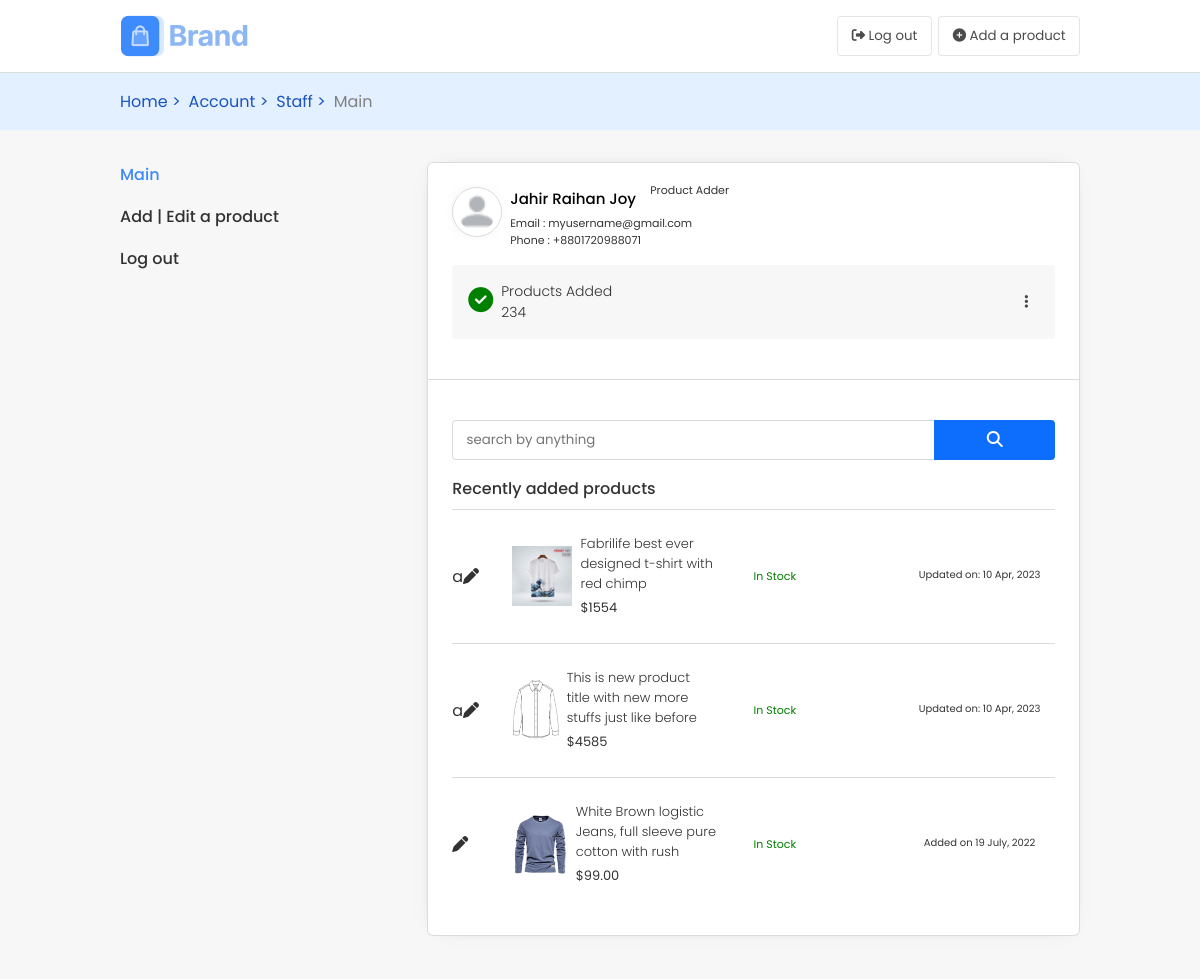
Screenshot of /account/staff-main-2/ (signed in) with the database file from the repository.
### products/models.py (models this page shows)
class Product(models.Model):
    product_title = models.CharField(max_length=200)
    product_code = models.CharField(max_length=15)
    product_price = models.IntegerField()
    product_category = models.ForeignKey(Category, on_delete=models.DO_NOTHING)
    color_type = models.CharField(max_length=100)
    yarn_type = models.CharField(max_length=100)
    yarn_count = models.IntegerField()
    brand = models.CharField(max_length=30)
    product_in_stock = models.BooleanField(default=True)
    product_tags = models.CharField(max_length=300)
    product_added_by = models.ForeignKey(User, on_delete=models.DO_NOTHING, default=1)
    product_last_update = models.DateTimeField(auto_now_add=True)
    product_type = models.CharField(max_length=40, null=True, blank=True)
    product_primary_image = models.ImageField(upload_to='product_primary_images/')
    product_more_information = models.CharField(max_length=200)
    product_search_keyword = models.CharField(max_length=400)
    on_discount = models.BooleanField(default=False)
    discount_percentage = models.IntegerField(default=0)
    discount_price = models.IntegerField(default=0)
    discount_reason = models.ForeignKey(DiscountReason, on_delete=models.DO_NOTHING, null=True, blank=True)
    discount_expiry = models.DateTimeField(null=True, blank=True)

### user/views.py (the view)
# urls.py: path('staff-main-2/', staff_main2, name='staff_main2'),
def staff_main2(request):
    if request.method == 'POST':
        pass
    products = Product.objects.filter(product_added_by=request.user)
    return render(request, 'staff2_main.html', {'products': products})

### templates/staff2_main.html (shortened to what this page needs)
{% extends 'index.html' %}
{% load static %}
    {% block cssfiles %}
        <link rel="stylesheet" href="{% static 'css/products.css' %}">
        <link rel="stylesheet" href="{% static 'css/page_profile.css' %}">
        <link rel="stylesheet" href="{% static 'css/staff_main.css' %}">
    {% endblock cssfiles %}
    {% block hclass_names %} class="staff-header" {% endblock hclass_names %}
    {% block nav_buttons %}
        <button class="nav-btns">
            <i class="fa fa-sign-out" aria-hidden="true"></i> Log out
        </button>
       <button class="nav-btns">
            <i class="fa fa-plus-circle" aria-hidden="true"></i> Add a product
        </button>
    {% endblock nav_buttons %}
    {% block container %}
        <div class="navigator-products">
            <div class="n-p-contents">
                <a href="{% url 'staff_main2' %}">Home > </a>
                <a href="{% url 'staff_main2' %}">Account ></a>
                <a href="{% url 'staff_main2' %}">Staff ></a>
                <a href="{% url 'staff_main2' %}" style="color:gray">Main</a>
            </div>
        </div>
        <div class="profile-container">
            <div class="profile-nav">
                <ul>
                    <a href="{% url 'staff_main2' %}"><li class="current-tab-profile">Main</li></a>
                    <a href="{% url 'add_products' %}"><li class="">Add | Edit a product</li></a>
                    <a href="#"><li class="">Log out</li></a>
                </ul>
            </div>
            <div class="profile-content">
                <div class="user-details">
                    <div class="user">
                        <div class="img">
                            <img src="../img/person.png" alt="">
                        </div>
                        <div class="name-email-phone">
                            <div class="staff-title">
                                <p class="name">Jahir Raihan Joy</p>
                                <p class="abs-tag">
                                    Product Adder
                                </p>
                            </div>
                            <div class="email-phone">
                                <p>Email : myusername@gmail.com</p>
                                <p>Phone : +8801720988071</p>
                            </div>
                        </div>
                    </div>
                    <div class="saved-addresses">
                        <div class="address">
                            <div class="address-info address-selected">
                                <div class="icon-and-info">
                                    <div class="img">
                                        <i class="fas fa-check-circle confirmed-icon"></i>
                                    </div>
                                    <div class="staff-main-c-c-orders-info">
                                        <p class="address-details">
                                            Products Added
                                        </p>
                                        <p class="address-details">234</p>
                                    </div>
                                </div>
                                <div class="three-dots">
                                    <i class="fa fa-ellipsis-v t-dots"
                                        onclick="document.getElementById('show-all-p-a').classList.toggle('d-none');"></i>
                                </div>
                            </div>
                        </div>
                    </div>
                </div>
                <div class="line"></div>
                <div class="current-orders">
                    <form action="">
                        <div class="search-facility">
                            <input type="search" placeholder="search by anything">
                            <button><i class="fa fa-search" aria-hidden="true"></i></button>
                        </div>
                    </form>
                    <p class="title"> Recently added products</p>
                    <div class="wishlist-items added-items">
                        {% for product in products %}
                            <div class="item">
                                <div class="edit-pen">
                                    <a style="text-decoration:none; color:black;" href="{% url 'edit_products' product.id %} ">a<i class="fas fa-pen"></i></a>
                                </div>
                                <div class="img-and-det-container">
                                    <div class="img-and-details">
                                        <img src="{{product.product_primary_image.url}}" alt="{{product.product_search_keyword}}">
                                        <div>
                                             <p class="wish-item-title">{{product.product_title}}</p>
                                            <small>${{product.product_price}}</small>
                                        </div>
                                    </div>
                                </div>
                                <p class="status">
                                    {% if product.product_in_stock %}
                                        In Stock
                                    {% else %}
                                        Out of Stock
                                    {% endif %}
                                </p>
                                <div class="add-to-cart-and-datetime">
                                    <div class="date">
                                        <small>Updated on: {{product.product_last_update |date:"d M, Y"}}</small>
                                    </div>
                                </div>
                            </div>
                        {% endfor %}
                        <div class="item">
                            <div class="edit-pen">
                                <i class="fas fa-pen"></i>
                            </div>
                            <div class="img-and-details">
                                <img src="../img/image 17.png" alt="">
                                <div>
                                     <p class="wish-item-title">White Brown logistic Jeans, full sleeve pure cotton with rush</p>
                                    <small>$99.00</small>
                                </div>
                            </div>
                            <p class="status">In Stock</p>
                            <div class="add-to-cart-and-datetime">
                                <div class="date">
                                    <small>Added on 19 July, 2022</small>
                                </div>
                            </div>
                        </div>
                    </div>
                </div>
            </div>
        </div>
    {% endblock container %}

### static/css/index.css (style rules this page uses)
* { box-sizing: border-box; margin: 0; padding: 0; font-family: "Poppins", sans-serif; image-rendering: auto; }
* button { cursor: pointer; }
.nav, .n-p-contents, .info-container, .footer-contents, .f-b-contents, .hero-contents, .nav2-links, .new-products, .top-reviews-contents, .why-choose-us, .blog-posts, .product-container, .details-top, .details-bottom-container, .cart-top, .cart-bottom-container, .profile-container { max-width: 2000px; }
:root { --border:.5px solid rgba(0, 0, 0, 0.142); --i:!important; }
header nav .nav-buttons .nav-btns { background: white; height: 40px; padding: 0 1em; border: var(--border); border-radius: 4px; opacity: 0.7; width: 100px; margin-left: 0.5em; position: relative; }
.navigator-products { widtH: 100%; background-color: #E3F0FF; z-index: 5; position: sticky; top: 73px; }
.navigator-products .n-p-contents { transition-duration: 0.5s; width: 80%; padding: 1em 1em 1em 0; margin: auto; display: flex; }
.navigator-products a { transition-duration: 0.5s; display: block; margin-right: 0.5em; text-decoration: none; color: #1b53c0; }
.line { height: 1px; width: 100%; border-top: 0.5px solid rgba(0, 0, 0, 0.142); }

### static/css/products.css (style rules this page uses)
.navigator-products { widtH: 100%; background-color: #E3F0FF; z-index: 5; position: sticky; top: 73px; }
.navigator-products .n-p-contents { transition-duration: 0.5s; width: 80%; padding: 1em 1em 1em 0; margin: auto; display: flex; }
.navigator-products a { transition-duration: 0.5s; display: block; margin-right: 0.5em; text-decoration: none; color: #1b53c0; }

### static/css/page_profile.css (style rules this page uses)
body { background: #f7f7f7; }
button { cursor: pointer; }
.profile-container { width: 80%; display: grid; grid-template-columns: 30% 68%; gap: 2%; margin: 2em auto; }
.profile-container .profile-nav ul { list-style: none; }
.profile-container .profile-nav ul a { text-decoration: none; color: black; font-weight: 500; opacity: 0.8; }
.profile-container .profile-nav ul .current-tab-profile { color: #0D6EFD; }
.profile-container .profile-nav ul a { display: block; border-bottom: 1px solid #f7f7f7; margin-bottom: 1em; }
.profile-container .profile-content { margin-bottom: 1em; border: var(--border); background: white; box-shadow: -1px 0px 19px -16px rgba(0, 0, 0, 0.67); -webkit-box-shadow: -1px 0px 19px -16px rgba(0, 0, 0, 0.67); -moz-box-shadow: -1px 0px 19px -16px rgba(0, 0, 0, 0.67); border-radius: 6px; }
.profile-container .profile-content .user-details { padding: 1.5em; }
.profile-container .profile-content .user-details .user { display: flex; }
.profile-container .profile-content .user-details .user .img { margin-right: 0.5em; }
.profile-container .profile-content .user-details .user .img img { height: 50px; width: 50px; border-radius: 50%; padding: 0.3em; border: var(--border); box-shadow: -1px 0px 19px -16px rgb(0, 0, 0); -webkit-box-shadow: -1px 0px 19px -16px rgb(0, 0, 0); -moz-box-shadow: -1px 0px 19px -16px rgb(0, 0, 0); }
.profile-container .profile-content .user-details .user .name-email-phone p { opacity: 0.8; font-weight: 400; font-size: 11px; }
.profile-container .profile-content .user-details .user .name-email-phone .name { opacity: 1; font-size: 15px; font-weight: 500; }
.profile-container .profile-content .user-details .saved-addresses { margin: 1em 0; display: flex; }
.profile-container .profile-content .user-details .saved-addresses .address-info { margin-right: 1em; padding: 1em; display: flex; justify-content: space-between; align-items: center; border-radius: 4px; background: #f7f7f7; }
.profile-container .profile-content .user-details .saved-addresses .address-info .icon-and-info { display: flex; width: -moz-fit-content; width: fit-content; align-items: center; }
.profile-container .profile-content .user-details .saved-addresses .address-info .img { margin-right: 0.5em; }
.profile-container .profile-content .user-details .saved-addresses .address-info .address-details { font-weight: 300; font-size: 14px; width: 90%; opacity: 0.8; }
.profile-container .profile-content .user-details .saved-addresses .address-info .three-dots .t-dots { font-size: 15px; opacity: 0.7; cursor: pointer; width: 25px; height: 25px; display: flex; justify-content: center; align-items: center; border-radius: 50%; }
.profile-container .profile-content .current-orders { padding: 1.5em; margin-top: 1em; }
.profile-container .profile-content .current-orders .title { font-weight: 500; opacity: 0.8; margin-bottom: 0.5em; }

### rows the page displays
Product: product_primary_image (picture), product_title "Fabrilife best ever designed t-shirt with red chimp", product_price "1554", product_in_stock "In Stock", product_last_update "10 Apr, 2023"
Product: product_primary_image (picture), product_title "This is new product title with new more stuffs just like before", product_price "4585", product_in_stock "In Stock", product_last_update "10 Apr, 2023"
